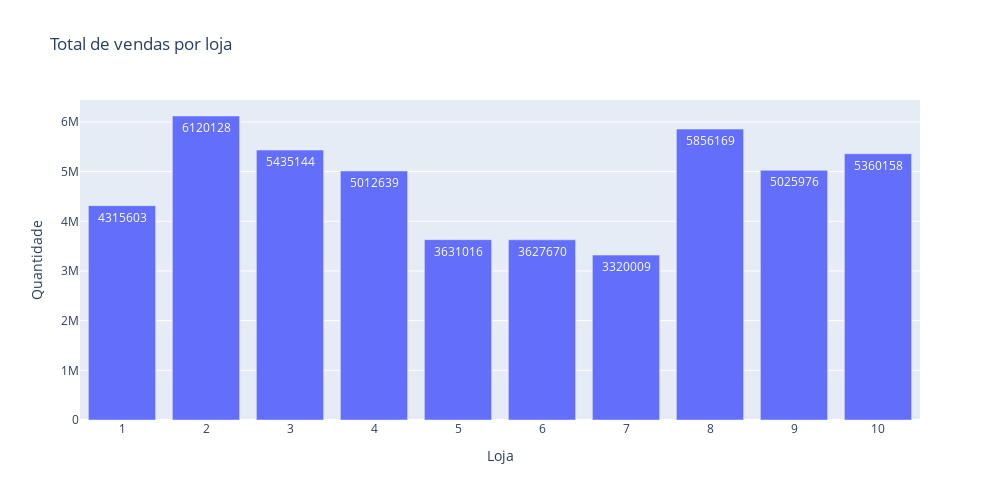

Source (notebook cell):
### Markdown cell above
Podemos perceber que a proporção de produtos vendidos para cada loja segue um padrão, por exemplo o produto 1 vende menos que o produto 2 em todas as lojas e assim sucessivamente.

### Code cell
sr_sales = df_sales.groupby('store')['sales'].sum()

fig = go.Figure()
fig.add_trace(go.Bar(
    x=sr_sales.index.astype(str), 
    y=sr_sales.values,
    text=sr_sales.values,
))

fig.update_layout(
        title='<span>Total de vendas por loja</span>', 
        autosize=False,
        width=1000,
        height=500,
        yaxis=dict(title='<span>Quantidade</span>'),
        xaxis=dict(title='<span>Loja</span>')
    )

fig.show()

### Figure 1 — Plotly figure (JSON) as saved in the notebook; plotly's stock layout.template omitted (floating-point values rounded to 4 significant figures)
{"data": [{"text": [4315603, 6120128, 5435144, 5012639, 3631016, 3627670, 3320009, 5856169, 5025976, 5360158], "type": "bar", "x": ["1", "2", "3", "4", "5", "6", "7", "8", "9", "10"], "y": [4315603, 6120128, 5435144, 5012639, 3631016, 3627670, 3320009, 5856169, 5025976, 5360158]}], "layout": {"autosize": false, "height": 500, "title": {"text": "<span>Total de vendas por loja</span>"}, "width": 1000, "xaxis": {"autorange": true, "range": [-0.5, 9.5], "title": {"text": "<span>Loja</span>"}, "type": "category"}, "yaxis": {"autorange": true, "range": [0, 6442240], "title": {"text": "<span>Quantidade</span>"}, "type": "linear"}}}
